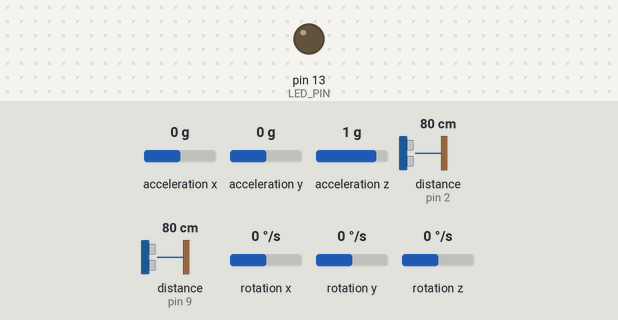
This sketch was run on a simulated Arduino Uno, built with avr-gcc and run on an emulated ATmega328P. Shown: output pins drawn as LEDs (lit = HIGH). Wiring (inferred from the names in the program): ultrasonic range finder: trigger pin 8; echo pin 9; range finder with pulse-width output: data pin 2. Dashed ring = blinking. The test bench sets the inputs (shaded band); at power-on: acceleration x 0 g, distance to the obstacle (sensors on pin 9, pin 2) 80 cm, acceleration y 0 g, acceleration z 1 g, rotation x 0 °/s, rotation y 0 °/s, rotation z 0 °/s. The echo pulse lasts 58.3 µs per cm; the sensor or clock chip raises its interrupt line as the real part does; pins used as bus, display or sensor lines are not drawn; what the sketch prints to the serial monitor is not drawn.

Above: at 0.1 s.
1.8 s: acceleration x set to -1.4 g
4.8 s: distance to the obstacle (sensor on pin 9) set to 2 cm
7.8 s: acceleration y set to -1.4 g
10.8 s: acceleration z set to -1.4 g
13.8 s: distance to the obstacle (sensor on pin 9) set to 250 cm
At 14.7 s:
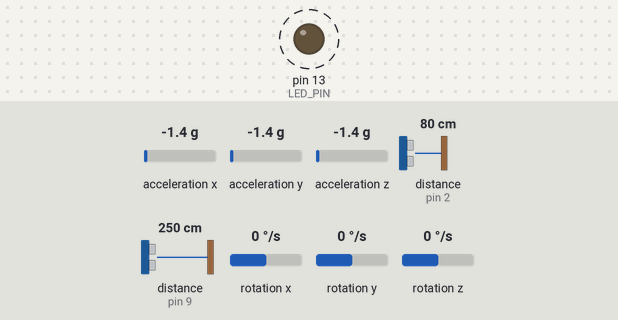
Timing chart, 0 to 17.8 s (numbered marks = the images above; inputs shaded):
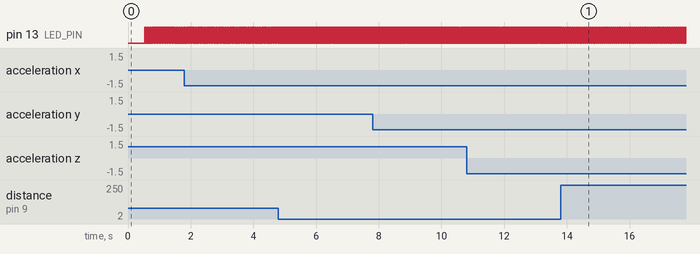

Measured:
- after the input at 13.8 s, pin 13 (LED_PIN): alternates HIGH for 0.03 s and LOW for 0.03 s, starting after 0.10 s
- by itself, pin 13 (LED_PIN): alternates HIGH for 0.02 s and LOW for 0.02 s

The sketch:

George_sensors.ino
```cpp
// George Sensor Bay Arduino brain code by Yun Chang 2/2/2017
// Gyro code from I2C device class (I2Cdev) demonstration Arduino sketch for MPU6050 class using DMP by Jeff Rowberg

// I2Cdev and MPU6050 must be installed as libraries, or else the .cpp/.h files
#include "I2Cdev.h"
#include "MPU6050_6Axis_MotionApps20.h"
// Arduino Wire library is required if I2Cdev I2CDEV_ARDUINO_WIRE implementation
// is used in I2Cdev.h
#if I2CDEV_IMPLEMENTATION == I2CDEV_ARDUINO_WIRE
    #include "Wire.h"
#endif
// class default I2C address is 0x68
// specific I2C addresses may be passed as a parameter here
// AD0 low = 0x68 (default for SparkFun breakout and InvenSense evaluation board)
// AD0 high = 0x69
MPU6050 mpu;
//MPU6050 mpu(0x69); // <-- use for AD0 high

#define OUTPUT_READABLE_YAWPITCHROLL

// uncomment "OUTPUT_READABLE_REALACCEL" if you want to see acceleration
// components with gravity removed. This acceleration reference frame is
// not compensated for orientation, so +X is always +X according to the
// sensor, just without the effects of gravity. If you want acceleration
// compensated for orientation, us OUTPUT_READABLE_WORLDACCEL instead.
#define OUTPUT_READABLE_REALACCEL

#define INTERRUPT_PIN 2  // use pin 2 on Arduino Uno & most boards
#define LED_PIN 13 // (Arduino is 13, Teensy is 11, Teensy++ is 6)
bool blinkState = false;
// MPU control/status vars
bool dmpReady = false;  // set true if DMP init was successful
uint8_t mpuIntStatus;   // holds actual interrupt status byte from MPU
uint8_t devStatus;      // return status after each device operation (0 = success, !0 = error)
uint16_t packetSize;    // expected DMP packet size (default is 42 bytes)
uint16_t fifoCount;     // count of all bytes currently in FIFO
uint8_t fifoBuffer[64]; // FIFO storage buffer

// orientation/motion vars
Quaternion q;           // [w, x, y, z]         quaternion container
VectorInt16 aa;         // [x, y, z]            accel sensor measurements
VectorInt16 aaReal;     // [x, y, z]            gravity-free accel sensor measurements
VectorInt16 aaWorld;    // [x, y, z]            world-frame accel sensor measurements
VectorFloat gravity;    // [x, y, z]            gravity vector
float euler[3];         // [psi, theta, phi]    Euler angle container
float ypr[3];           // [yaw, pitch, roll]   yaw/pitch/roll container and gravity vector

// ================================================================
// ===               INTERRUPT DETECTION ROUTINE                ===
// ================================================================

volatile bool mpuInterrupt = false;     // indicates whether MPU interrupt pin has gone high
void dmpDataReady() {
    mpuInterrupt = true;
}

// define pins for trigger and echo pins for the hcsr04 ultrasonic sensors
int trig1 = 8;
int echo1 = 9;
int duration1; //duration for signal to bounce back as to calculate distance

// initial setup
void setup() {
    // join I2C bus (I2Cdev library doesn't do this automatically)
    #if I2CDEV_IMPLEMENTATION == I2CDEV_ARDUINO_WIRE
        Wire.begin();
        Wire.setClock(400000); // 400kHz I2C clock. Comment this line if having compilation difficulties
    #elif I2CDEV_IMPLEMENTATION == I2CDEV_BUILTIN_FASTWIRE
        Fastwire::setup(400, true);
    #endif

    // initialize serial communication
    // (115200 chosen because it is required for Teapot Demo output, but it's
    // really up to you depending on your project)
    Serial.begin(115200);
    while (!Serial); // wait for Leonardo enumeration, others continue immediately

    // initialize device
    Serial.println(F("Initializing I2C devices..."));
    mpu.initialize();
    pinMode(INTERRUPT_PIN, INPUT);

    // verify connection
    Serial.println(F("Testing device connections..."));
    Serial.println(mpu.testConnection() ? F("MPU6050 connection successful") : F("MPU6050 connection failed"));

    // load and configure the DMP
    Serial.println(F("Initializing DMP..."));
    devStatus = mpu.dmpInitialize();

    // supply your own gyro offsets here, scaled for min sensitivity
    // obtain offset through calibration
    mpu.setXGyroOffset(147);
    mpu.setYGyroOffset(-7);
    mpu.setZGyroOffset(-82);
    mpu.setZAccelOffset(1478); // 1688 factory default for my test chip

    // make sure it worked (returns 0 if so)
    if (devStatus == 0) {
        // turn on the DMP, now that it's ready
        Serial.println(F("Enabling DMP..."));
        mpu.setDMPEnabled(true);

        // enable Arduino interrupt detection
        Serial.println(F("Enabling interrupt detection (Arduino external interrupt 0)..."));
        attachInterrupt(digitalPinToInterrupt(INTERRUPT_PIN), dmpDataReady, RISING);
        mpuIntStatus = mpu.getIntStatus();

        // set our DMP Ready flag so the main loop() function knows it's okay to use it
        Serial.println(F("DMP ready! Waiting for first interrupt..."));
        dmpReady = true;

        // get expected DMP packet size for later comparison
        packetSize = mpu.dmpGetFIFOPacketSize();
    } else {
        // ERROR!
        // 1 = initial memory load failed
        // 2 = DMP configuration updates failed
        // (if it's going to break, usually the code will be 1)
        Serial.print(F("DMP Initialization failed (code "));
        Serial.print(devStatus);
        Serial.println(F(")"));
    }

    // configure LED for output
    pinMode(LED_PIN, OUTPUT);
    //configure trigger and echo pins trigger out echo in
    pinMode(trig1, OUTPUT);
    pinMode(echo1, INPUT);
}

// main loop
void loop() {
    // if programming failed, don't try to do anything
    if (!dmpReady) return;
    // wait for MPU interrupt or extra packet(s) available
    while (!mpuInterrupt && fifoCount < packetSize) {
    }

    // reset interrupt flag and get INT_STATUS byte
    mpuInterrupt = false;
    mpuIntStatus = mpu.getIntStatus();

    // get current FIFO count
    fifoCount = mpu.getFIFOCount();

    // check for overflow (this should never happen unless our code is too inefficient)
    if ((mpuIntStatus & 0x10) || fifoCount == 1024) {
        // reset so we can continue cleanly
        mpu.resetFIFO();
        Serial.println(F("FIFO overflow!"));

    // otherwise, check for DMP data ready interrupt (this should happen frequently)
    } else if (mpuIntStatus & 0x02) {
        // wait for correct available data length, should be a VERY short wait
        while (fifoCount < packetSize) fifoCount = mpu.getFIFOCount();

        // read a packet from FIFO
        mpu.getFIFOBytes(fifoBuffer, packetSize);

        // track FIFO count here in case there is > 1 packet available
        // (this lets us immediately read more without waiting for an interrupt)
        fifoCount -= packetSize;

        #ifdef OUTPUT_READABLE_YAWPITCHROLL
            // display Euler angles in degrees
            mpu.dmpGetQuaternion(&q, fifoBuffer);
            mpu.dmpGetGravity(&gravity, &q);
            mpu.dmpGetYawPitchRoll(ypr, &q, &gravity);
            Serial.print("ypr\t");
            Serial.print(ypr[0] * 180/M_PI);
            Serial.print("\t");
            Serial.print(ypr[1] * 180/M_PI);
            Serial.print("\t");
            Serial.println(ypr[2] * 180/M_PI);
        #endif

        #ifdef OUTPUT_READABLE_REALACCEL
            // display real acceleration, adjusted to remove gravity
            mpu.dmpGetQuaternion(&q, fifoBuffer);
            mpu.dmpGetAccel(&aa, fifoBuffer);
            mpu.dmpGetGravity(&gravity, &q);
            mpu.dmpGetLinearAccel(&aaReal, &aa, &gravity);
            Serial.print("areal\t");
            Serial.print(aaReal.x);
            Serial.print("\t");
            Serial.print(aaReal.y);
            Serial.print("\t");
            Serial.println(aaReal.z);
        #endif

        // blink LED to indicate activity
        blinkState = !blinkState;
        digitalWrite(LED_PIN, blinkState);

        //here fire the ultrasonic to gather distance
        digitalWrite(trig1, HIGH);
        delayMicroseconds(10);
        digitalWrite(trig1, LOW);
        duration1 = pulseIn(echo1,HIGH);
        float centimeter1 = duration1/58;
        Serial.print("ultrasonicsensor\t");
        Serial.println(centimeter1);
    }
}
```
